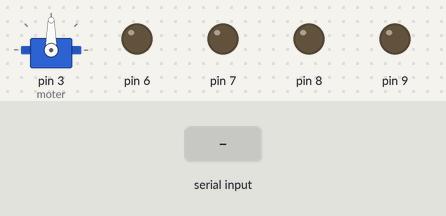
A sketch run on a simulated Arduino Uno, built with avr-gcc and run on an emulated ATmega328P. Shown: servo, output pins drawn as LEDs (lit = HIGH). The inputs (shaded band) are chosen by the test bench. What the sketch prints to the serial monitor is not drawn.

Above: at 1.2 s.
1.3 s: "L" received over Serial
At 2.3 s:
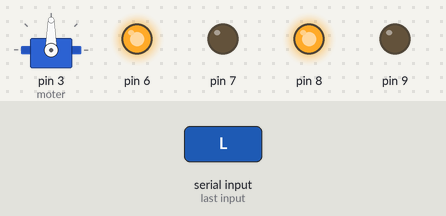
2.8 s: "R" received over Serial
At 3.5 s:
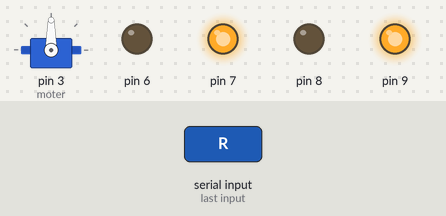
4.3 s: "B" received over Serial
At 4.7 s:
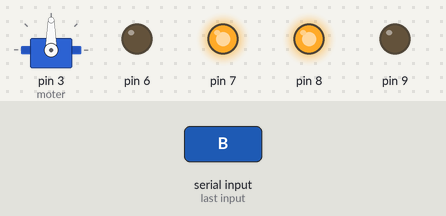
5.8 s: "F" received over Serial
At 7.0 s:
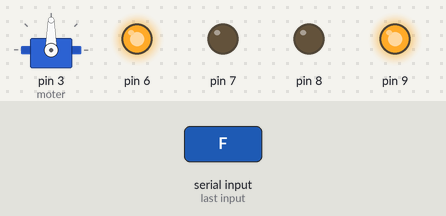
7.3 s: "G" received over Serial
At 8.3 s:
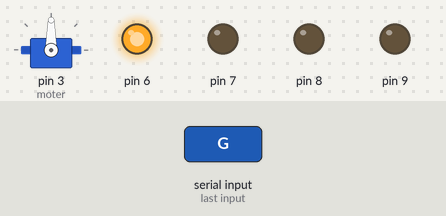
8.8 s: "J" received over Serial
At 9.5 s:
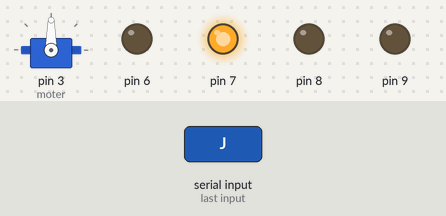
Timing chart, 0 to 11.3 s (numbered marks = the images above; inputs shaded):
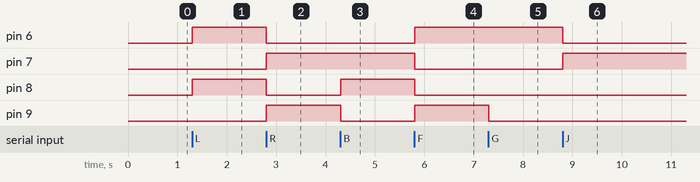

The sketch:

sketch_may2c.ino
```cpp
//bluetooth
char val1;
//autodrive
#include<Servo.h>
Servo moter;
const int triga=5;
const int echoa=4;
//remote
#include<IRremote.h>
IRrecv remote(11);
decode_results results;

void setup() {
  //linefllow
  //bluetooth
  pinMode(12,INPUT);
  pinMode(13,INPUT);
  //remote
Serial.begin(9600);
remote.enableIRIn();
//autodrive
  moter.attach(3);
  pinMode(6,OUTPUT);
  pinMode(7,OUTPUT);
  pinMode(8,OUTPUT);
  pinMode(9,OUTPUT);
  pinMode(triga,OUTPUT);
  pinMode(echoa,INPUT);
}

void loop() {
  //remote
  if(remote.decode(&results)){
    Serial.println(results.value,DEC);
    remote.resume();
  }
  delay(100);
  long val=results.value;
  if(val==752){
    //froward
    digitalWrite(6,HIGH);
    digitalWrite(7,LOW);
    digitalWrite(7,LOW);
    digitalWrite(9,HIGH);
  }
  if(val==2672){
    //stop
    digitalWrite(6,LOW);
    digitalWrite(7,LOW);
    digitalWrite(8,LOW);
    digitalWrite(9,LOW);
  }
  if(val==3280){
    //turn_right
    digitalWrite(6,LOW);
    digitalWrite(7,LOW);
    digitalWrite(8,LOW);
    digitalWrite(9,HIGH);
  }
  if(val==720){
    //turn_left
    digitalWrite(6,HIGH);
    digitalWrite(7,LOW);
    digitalWrite(8,LOW);
    digitalWrite(9,LOW);
  }
  if(val==2800){
    //reverse
    digitalWrite(6,LOW);
    digitalWrite(7,HIGH);
    digitalWrite(8,HIGH);
    digitalWrite(9,LOW);

  }
  if(val==16){
    //autodrive


   }
//bluetooth

  if(val==2064){


  }if(val==1040){
//linefollw-----

  }


  if(Serial.available()){
    Serial.println(val1);
    val1=Serial.read();

  if(val1=='S'){
  digitalWrite(6,LOW);
  digitalWrite(7,LOW);
  digitalWrite(8,LOW);
  digitalWrite(9,LOW);
  }
  if(val1=='L'){
  digitalWrite(7,LOW);
  digitalWrite(6,HIGH);
  digitalWrite(8,HIGH);
  digitalWrite(9,LOW);
   }
  if(val1=='R'){
  digitalWrite(7,HIGH);
  digitalWrite(6,LOW);
  digitalWrite(8,LOW);
  digitalWrite(9,HIGH);
  }
  if(val1=='B'){
  digitalWrite(9,LOW);
  digitalWrite(7,HIGH);
  digitalWrite(6,LOW);
  digitalWrite(8,HIGH);
   }
   if(val1=='F'){
  digitalWrite(6,HIGH);
  digitalWrite(7,LOW);
  digitalWrite(9,HIGH);
  digitalWrite(8,LOW);
        }
        if(val1=='G'){
  digitalWrite(7,LOW);
  digitalWrite(8,LOW);
  digitalWrite(6,HIGH);
  digitalWrite(9,LOW);
        }
        if(val1=='J'){
  digitalWrite(6,LOW);
  digitalWrite(7,HIGH);
  digitalWrite(8,LOW);
  digitalWrite(9,LOW);
        }
        if(val1=='H'){
  digitalWrite(7,LOW);
  digitalWrite(9,LOW);
  digitalWrite(6,LOW);
  digitalWrite(8,HIGH);
        }
        if(val1=='I'){
  digitalWrite(9,HIGH);
  digitalWrite(6,LOW);
  digitalWrite(7,LOW);
  digitalWrite(8,LOW);
        }
}
}
```

Measured:
- after the input at 1.3 s, pin 6, pin 8: LOW → HIGH at once
- after the input at 2.8 s, pin 6, pin 8: HIGH → LOW at once; pin 7, pin 9: LOW → HIGH at once
- after the input at 4.3 s, pin 8: LOW → HIGH at once; pin 9: HIGH → LOW at once
- after the input at 5.8 s, pin 6, pin 9: LOW → HIGH at once; pin 7, pin 8: HIGH → LOW at once
- after the input at 7.3 s, pin 9: HIGH → LOW at once
- after the input at 8.8 s, pin 6: HIGH → LOW at once; pin 7: LOW → HIGH at once
